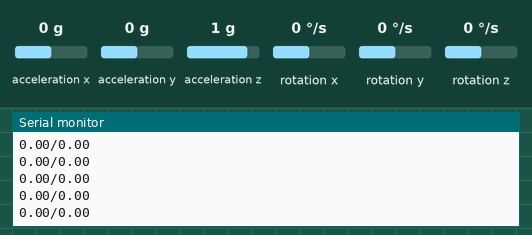
Simulated run of this sketch. Board: Arduino Nano, built with avr-gcc and run on an emulated ATmega328P. Shown: the last lines printed to the serial monitor. Wiring (inferred from the names in the program): MPU-6050 motion sensor at I2C address 0x68. The test bench sets the inputs (shaded band); at power-on: rotation y 0 °/s, rotation z 0 °/s, acceleration x 0 g, acceleration y 0 g, acceleration z 1 g, rotation x 0 °/s.

Above: at 1.2 s.
1.3 s: rotation y set to -192 °/s
At 1.9 s:
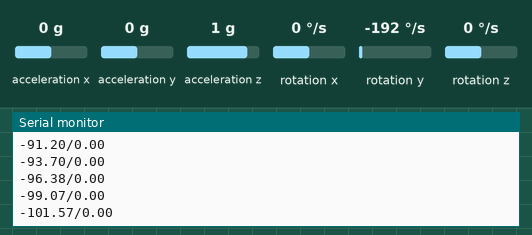
4.3 s: rotation z set to -192 °/s
At 4.9 s:
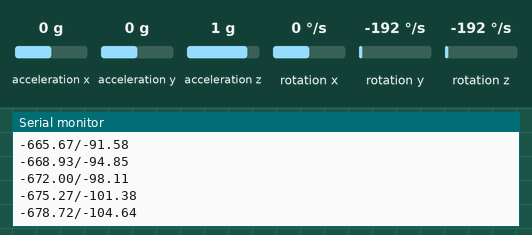
5.8 s: rotation y set to -100 °/s
At 6.6 s:
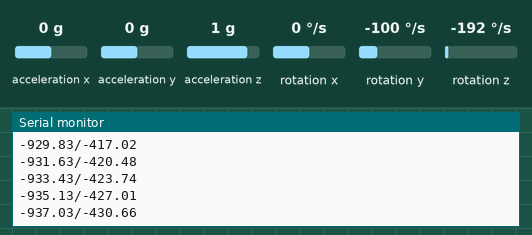
Timing chart, 0 to 8.8 s (numbered marks = the images above; inputs shaded):
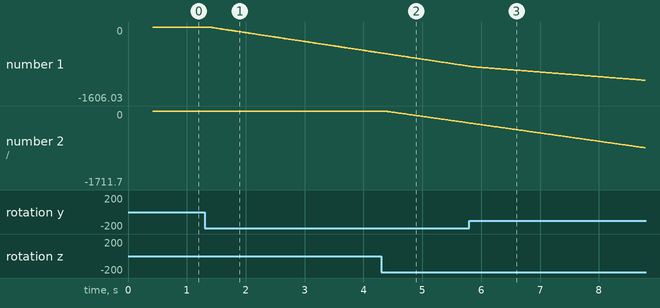

The sketch:

MPU_6050.ino
```cpp
#ifndef __MPU6050__
#define __MPU6050__
#include <Wire.h>

//平台为ArduinoUno/Arduino Nano
//需要用到I2C通信,data数据引脚接A4,clock时钟引脚接A5
//Mega下data脚为D20,clock脚为D21
//Processing可视化参考:https://www.howtomechatronics.com

namespace std
{
    const char MPU_Addr = 0x68;//MPU6050的I2C地址
    class MPU6050
    {
    private:
        float AccX, AccY, AccZ;                                         //各轴加速度,默认最小时(值为-32768)表示2g
        float AccErrX, AccErrY, AccErrZ;                                //各轴加速度误差
        float GyroX, GyroY, GyroZ;                                      //各轴角速度,单位°/s
        float GyroErrX, GyroErrY, GyroErrZ;                             //各轴角速度误差
        /*
            //加权积分时使用
            //float accAngleX, accAngleY,gyroAngleX, gyroAngleY, gyroAngleZ; //各加速度几何增量
        */
        float roll, pitch, yaw;                                         //欧拉转角
        float elapsedTime, currentTime, previousTime;                   //时基数据
    protected:
        void GetData();                                                 //获取所有数值数值
        void WeakUP();                                                  //唤醒MPU6050

    public:
        MPU6050();         //构造函数
        void Correction(); //误差校正

        float Get_roll() //返回绕X轴旋转的角度
        {
            GetData();
            return roll;
        }

        float Get_yaw()//返回绕Z轴的角度
        {
            GetData();
            return yaw;
        }

        float Get_pitch()//返回绕Y轴的角度
        {
            GetData();
            return pitch;
        }

    };

};


//构造函数定义
std::MPU6050::MPU6050()
{
    //唤醒MPU
    WeakUP();
    //初始化各数据为0
    AccX = AccY = AccZ = 0;
    AccErrX = AccErrY = AccErrZ = 0;
    GyroX = GyroY = GyroZ = 0;
    GyroErrX = GyroErrY = GyroErrZ = 0;
    /*
        //加权积分时使用
        //gyroAngleX=gyroAngleY=0;
    */
    yaw=roll=pitch=0;
    //记录当前时间以备后续积分运算
    currentTime = millis();
    //初始数据校正
    Correction();
}


//唤醒MPU6050
void std::MPU6050::WeakUP()
{
    Wire.begin();                          //开始I2C通信
    Wire.beginTransmission(std::MPU_Addr); //开始与MPU6050通信
    Wire.write(0x6B);                      // 定位到断点寄存器6B
    Wire.write(0x00);                      // 向6B寄存器写入00来唤醒MPU6050
    Wire.endTransmission(true);            //结束通信
}


//通过在静止状态下收集200组数据求平均值来确定各轴数据误差,并消除地球自转的影响
//仅限小车等运动距离不大的物体,若运动距离过大可能需要重新校准
void std::MPU6050::Correction()
{
    //初始化各数据为0
    AccX = AccY = AccZ = 0;
    AccErrX = AccErrY = AccErrZ = 0;
    GyroX = GyroY = GyroZ = 0;
    GyroErrX = GyroErrY = GyroErrZ = 0;
    /*
        //加权积分时使用
        //gyroAngleX=gyroAngleY=0;
    */
    yaw=roll=pitch=0;
    for (int c = 0; c < 200; c++)
    {
        Wire.beginTransmission(std::MPU_Addr);
        //0x3B指向X轴加速度计(AccX)的首地址,每个加速度计数据顺序排列,每个数据占2个8位寄存器共16位
        //也就是需要向地址0x3B开始顺序读取6个8位并两两拼接得到各轴数据
        Wire.write(0x3B);
        Wire.endTransmission(false);
        Wire.requestFrom(std::MPU_Addr, 6, true);
        AccErrX += (Wire.read() << 8 | Wire.read()) / 16384.0;
        AccErrY += (Wire.read() << 8 | Wire.read()) / 16384.0;
        AccErrZ += (Wire.read() << 8 | Wire.read()) / 16384.0;
    }
    AccErrX /= 200;
    AccErrY /= 200;
    AccErrZ /= 200;
    for (int c = 0; c < 200; c++)
    {
        Wire.beginTransmission(std::MPU_Addr);
        Wire.write(0x43); //X轴角速度首地址(GryoX),同上为顺序6个8字节数据
        Wire.endTransmission(false);
        Wire.requestFrom(std::MPU_Addr, 6, true);
        GyroErrX += (Wire.read() << 8 | Wire.read()) / 131.0;
        GyroErrY += (Wire.read() << 8 | Wire.read()) / 131.0;
        GyroErrZ += (Wire.read() << 8 | Wire.read()) / 131.0;
    }
    GyroErrX /= 200;
    GyroErrY /= 200;
    GyroErrZ /= 200;
    Wire.endTransmission(true);
    //记录当前时间以备后续积分运算
    currentTime = millis();
}

void std::MPU6050::GetData()
{
    Wire.beginTransmission(std::MPU_Addr);
    Wire.write(0x3B);
    Wire.endTransmission(false);
    Wire.requestFrom(std::MPU_Addr, 6, true);
    AccX = (Wire.read() << 8 | Wire.read()) / 16384.0 - AccErrX;
    AccY = (Wire.read() << 8 | Wire.read()) / 16384.0 - AccErrY;
    AccZ = (Wire.read() << 8 | Wire.read()) / 16384.0 - AccErrZ;
    Wire.beginTransmission(std::MPU_Addr);
    Wire.write(0x43);
    Wire.endTransmission(false);
    Wire.requestFrom(std::MPU_Addr, 6, true);
    GyroX = (Wire.read() << 8 | Wire.read()) / 131.0 - GyroErrX;
    GyroY = (Wire.read() << 8 | Wire.read()) / 131.0 - GyroErrY;
    GyroZ = (Wire.read() << 8 | Wire.read()) / 131.0 - GyroErrZ;
    Wire.endTransmission(true);

    //开始从收集到的数据中计算欧拉转角

    /*
        //加权积分时使用计算
        //X Y轴加速度几何转角
        accAngleX = (atan(AccY / sqrt(pow(AccX, 2) + pow(AccZ, 2))) * 180 / PI);
        accAngleY = (atan(-1 * AccX / sqrt(pow(AccY, 2) + pow(AccZ, 2))) * 180 / PI);
    */

    //处理时基数据
    previousTime = currentTime;                        //初始化时或上一次计算时的时间被记录到previousTime里
    currentTime = millis();                            // 获取当前时间
    elapsedTime = (currentTime - previousTime) / 1000; // 经过的时间为二者差值,除以1000得到秒
    //积分求欧拉转角

    //直接积分法,数据不如下方加权积分敏感,但数值稳定
    yaw += GyroZ * elapsedTime;
    roll += GyroX*elapsedTime;
    pitch+=GyroY*elapsedTime;
    //加权积分,可选的积分方式之一,数值敏感但抖动
    /*
        //需要解放前面的声明
        gyroAngleX = gyroAngleX + GyroX * elapsedTime;     // 角速度乘以时间间隔即为角度增量,当时间间隔很短时这个增量是接近积分的
        gyroAngleY = gyroAngleY + GyroY * elapsedTime;      //同理
        //权重滤波,对波动较大的accAngle分权重为0.04
        roll = 0.96 * gyroAngleX + 0.04 * accAngleX;//roll和pitch比yaw更灵敏,但是有波动
        pitch = 0.96 * gyroAngleY + 0.04 * accAngleY;
    */
}

#endif

void setup()
{
    Serial.begin(9600);
}

void loop()
{
    std::MPU6050 MPU;
    while (1)
    {
        Serial.print(MPU.Get_pitch());
        Serial.print("/");
        Serial.println(MPU.Get_yaw());
    }
}
```

Measured:
- after the input at 1.3 s, the serial monitor: prints a new line after 0.07 s (image 1)
- plotted number 1: 0 → -562.94 after the input at 1.3 s
